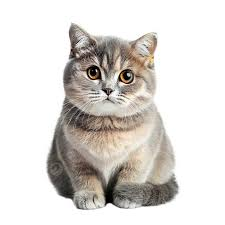
#> input picture 2. Cat Face Recognizer/test_cat1.jpg, 225 x 225 px, found by its file name
$ python catFace.py
#> lines starting #> are read from the running program, lines starting #| are printed output that depends on the picture; after the words box and inside, x2 and y2 are one past the last pixel; in counts of white or black regions, pixels touching at a corner belong together
import cv2

# Step 4: Load the cascade classifier
face_cascade = cv2.CascadeClassifier(r'AI\4.catFaceRecognizer.py\haarcascade_frontalcatface.xml')
# Replace 'path_to_haarcascade_frontalface_default.xml' with the actual path to the downloaded XML file.

# Step 5: Read the image
image_path1 = r'AI\4.catFaceRecognizer\test_cat1.jpg'
image_path2 = r'AI\4.catFaceRecognizer\test_cat2.jpg'
image_path3 = r'AI\4.catFaceRecognizer\test_cat3.jpg'
img = cv2.imread(image_path1)
#> img is the input picture: shape (225, 225, 3); mean B, G, R 212.7, 216.6, 220.1
gray = cv2.cvtColor(img, cv2.COLOR_BGR2GRAY)
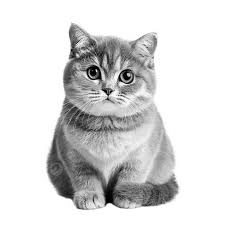
#> gray: shape (225, 225); min 0, max 255, mean 217.2

# Step 6: Perform face detection
faces = face_cascade.detectMultiScale(gray, scaleFactor=1.1, minNeighbors=10)
#> faces = [[73, 45, 74, 74]]

# Step 7: Draw rectangles around the faces
cnt=0
for (x, y, w, h) in faces:
    cv2.rectangle(img, (x, y), (x+w, y+h), (255, 0, 0), 2)
    cv2.putText(img, f"{cnt}", (x+5,y-5), cv2.FONT_HERSHEY_COMPLEX_SMALL, 0.9, (150,200,250), 2)
    cnt+=1
#> this loop made 1 pass
#> (x, y, w, h, cnt) on pass 1: (73, 45, 74, 74, 1)
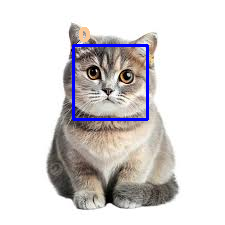
#> img: shape (225, 225, 3); 1.98% of pixels changed, all inside (x1, y1, x2, y2) = (72, 27, 149, 121)
#> after the loop, cnt = 1

# Step 8: Display the result
cv2.imshow('Facial Recognition', img)
cv2.waitKey(0)
cv2.destroyAllWindows()
